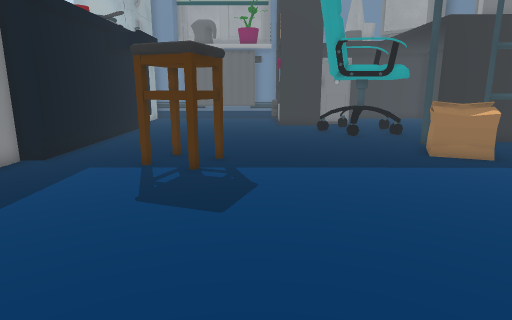
[1] (above)

17 first-person views from a walk through a scene from a Unity 3-D project. The camera is 1.3 m above the floor, tilts 12° down and sees 75° across. The floor is counted in squares, 0.5 m on a side. Each view is taken from the middle of a square. On the plan, view 1 faces up. The plan holds only what a view shows up to about 20 squares ahead; the rest is blank. The place goes on beyond the plan. The player character is not drawn. Some animated figures are left out. Some surface patterns are stand-ins.

[2]
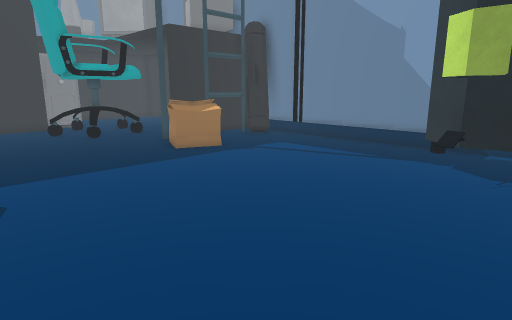

[3]
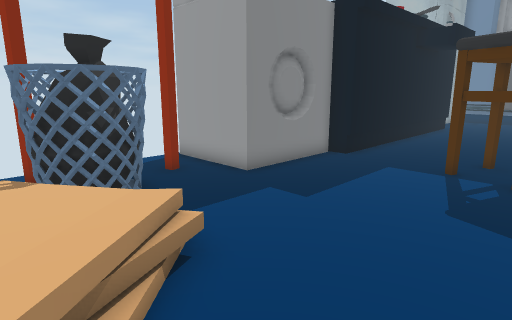

[4]
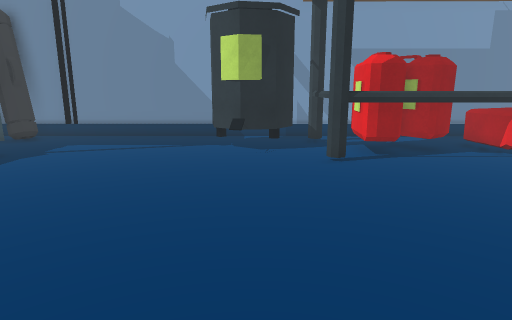

[5]
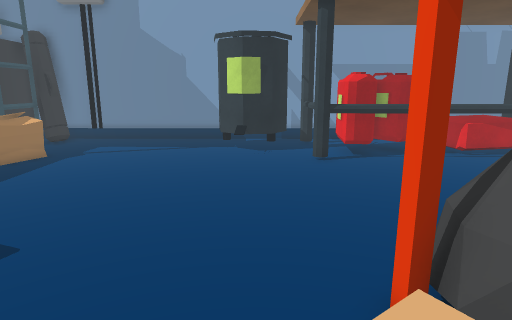

[6]
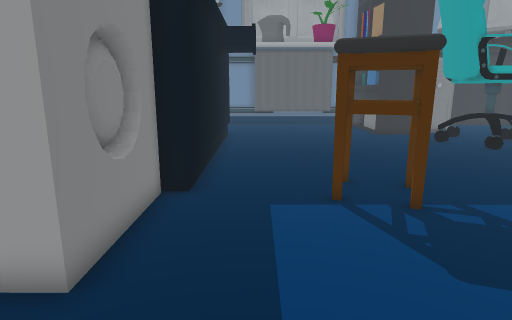

[7]
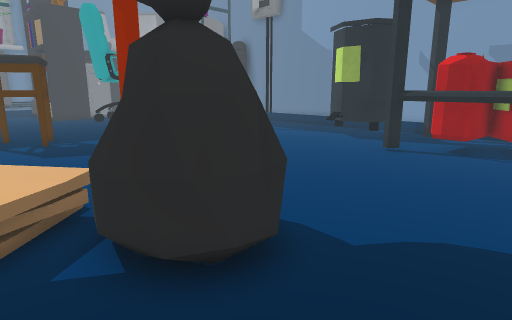

[8]
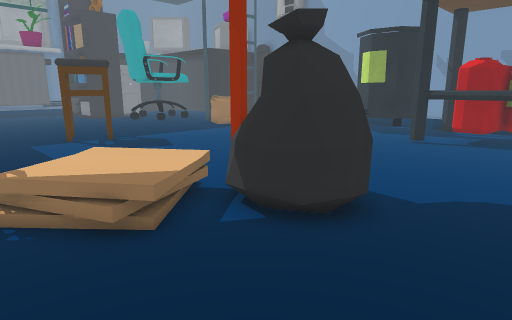

[9]
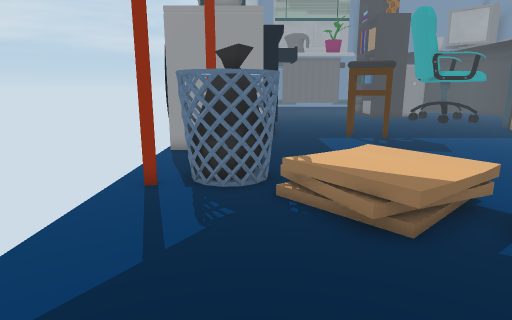

[10]
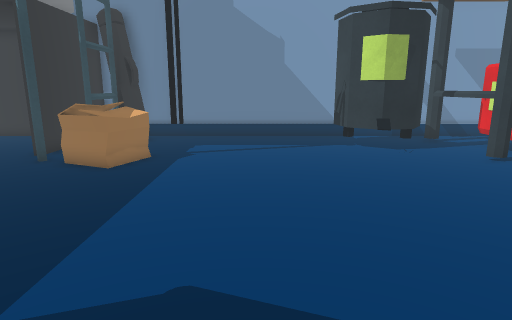

[11]
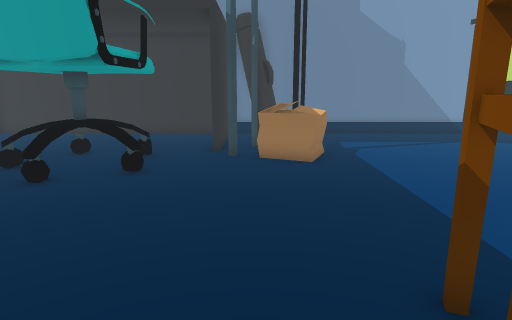

[12]
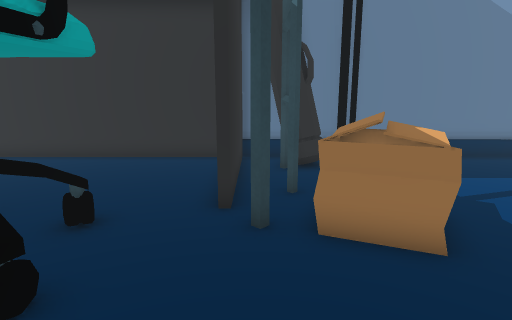

[13]
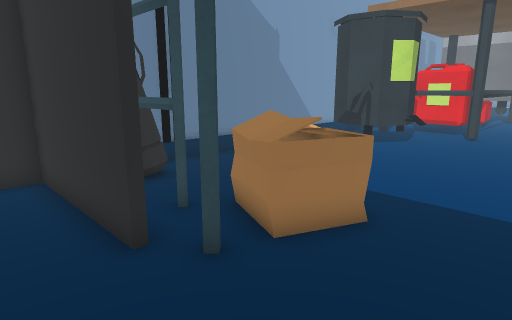

[14]
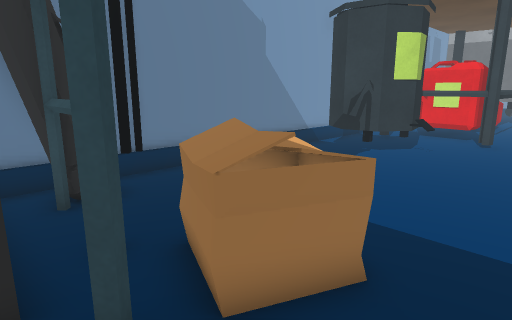

[15]
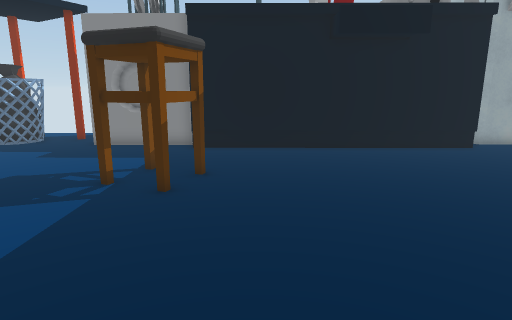

[16]
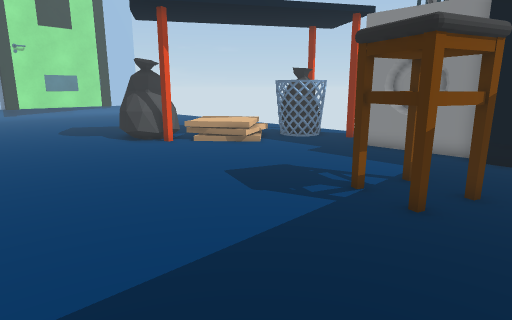

[17]
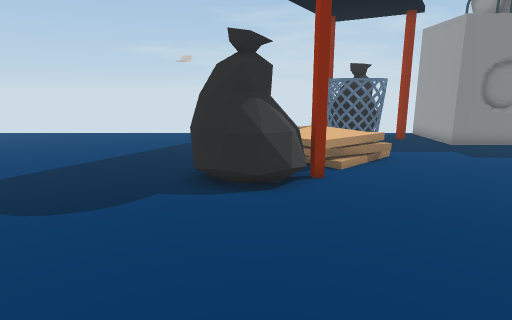

### Floor plan
Key: @ floor where view 1 was taken; # wall or solid block; x gap in a wall; . main floor; : floor 0.5 m higher than the main floor; / step, stairs or slope; = window, fence, low wall or low ledge; ^ raised ledge; T thing the floor can be seen under or through.
Columns run from 13 left of view 1 to 15 right of it. Each row starts with its distance up from view 1.
 23      #...... .....#    .....#
 22      #........... #   T.....#
 21      #...........=#    .....#
 20      #............TT T .....#
 19      #............TTTT .....#
 18      #......................#
 17      #................#######
 16      #...............####..##
 15      #...............########
 14      #..............=^^=..###
 13      #... TTT.......^^^.....#
 12     ##...T TT........==.....#
 11     #....TTT................#
 10     #.......................#
  9     #.......................#
  8     #.......................#
  7 #####.......................#
  6  .# ........................#
  5  ...........................#
  4  .###...................TTT.#
  3  .####.//..............TT.Tx#
  2  x####/:/..............TT...#
  1  ..# /:::/.............TTT..#
  0  ..../:::/#..@..........TT..#
 -1  ...../:/=#=.........########
 -2  ......//###=........##
 -3  ........###=........#
 -4  ........=##.........#
 -5     .................#
 -6  ....................#
 -7  ................  ..#

Positions as (right, up) in squares from view 1, and headings:
1: (0, 0), facing up
2: (-1, 0), facing up-right
3: (-1, 0), facing up-left
4: (-4, 2), facing right
5: (-7, 2), facing right
6: (-6, 3), facing up
7: (-6, -7), facing up-right
8: (-9, -7), facing up-right
9: (-9, -7), facing up
10: (-4, 8), facing right
11: (-5, 15), facing right
12: (2, 16), facing right
13: (4, 19), facing down-right
14: (5, 17), facing down-right
15: (7, 15), facing left
16: (6, 15), facing down-left
17: (7, -2), facing left
